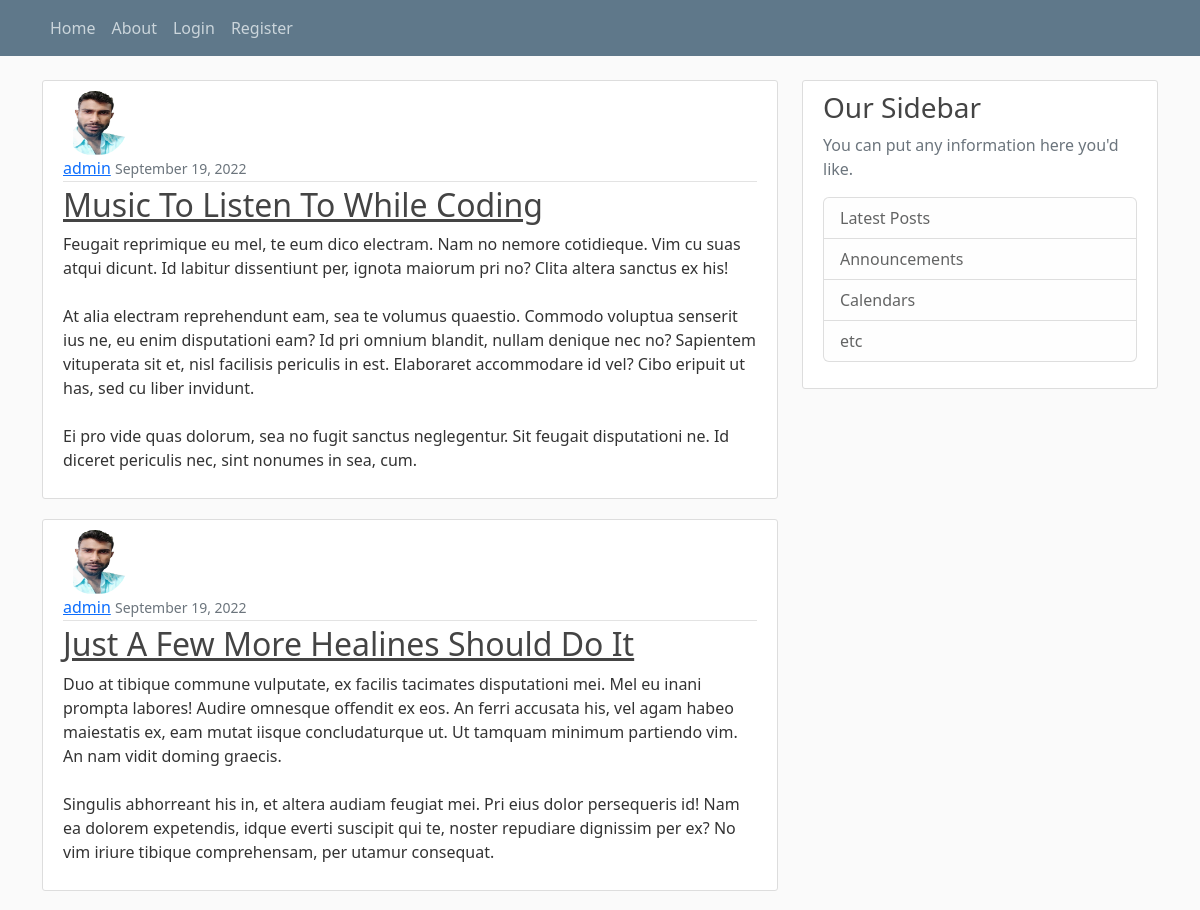
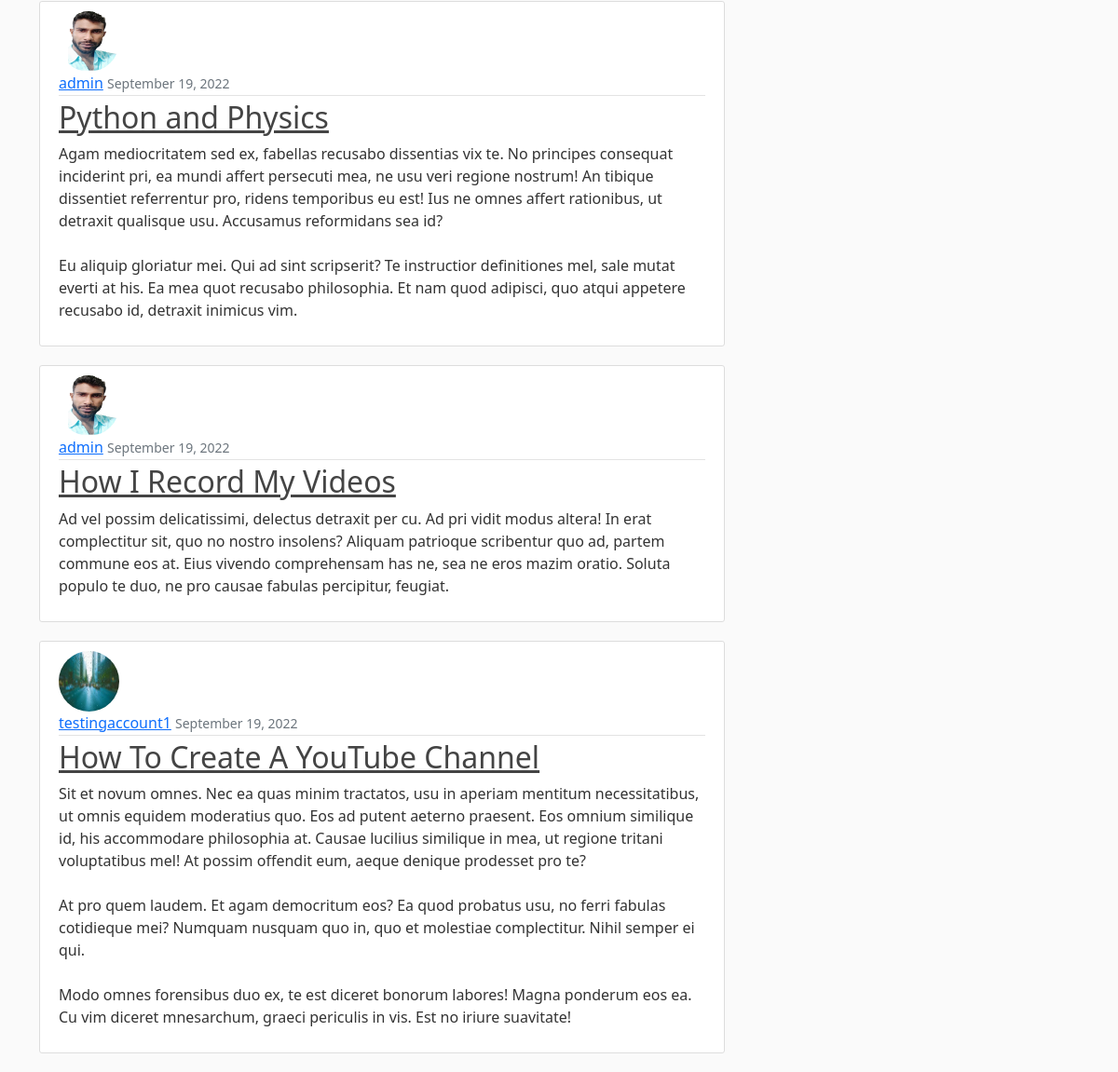
The page / on the database its author committed (2 pictures, top to bottom).
### blog/models.py (models this page shows, shortened)
class Post(models.Model):
    title = models.CharField(max_length=100)
    content = models.TextField()
    posted_date = models.DateTimeField(default=timezone.now)
    author = models.ForeignKey(User, on_delete=models.CASCADE)

### users/models.py (models this page shows, shortened)
class Profile(models.Model):
    user = models.OneToOneField(User, on_delete=models.CASCADE)
    image = models.ImageField(default='default.jpg', upload_to = 'profile_pics')

### blog/views.py (the view)
# urls.py: path('', PostListView.as_view(), name='blog-home'),
class PostListView(ListView):
    model = Post
    template_name = 'blog/home.html' # <app>/<model>_<viewtype>.html (this will search default for template)
    context_object_name = 'posts'
    ordering = ['-posted_date']
    paginate_by = 5

### blog/templates/blog/home.html
{% extends 'blog/base.html' %}
{% block content %}
    {% for post in posts %}
        <article class="media content-section">
        <img class="rounded-circle article-img" src="{{ post.author.profile.image.url }}">
           <div class="media-body">
            <div class="article-metadata">
                <a class="mr-2" href="#">{{ post.author }}</a>
                <small class="text-muted">{{ post.posted_date|date:"F d, Y" }}</small>
            </div>
            <h2><a class="article-title" href="{% url 'post-detail' post.id %}">{{ post.title }}</a></h2>
            <p class="article-content">{{ post.content }}</p>
            </div>
        </article>
    {% endfor %}
{% endblock content %}

### blog/static/blog/main.css (style rules this page uses)
body { background: #fafafa; color: #333333; margin-top: 5rem; }
h1, h2, h3, h4, h5, h6 { color: #444444; }
.content-section { background: #ffffff; padding: 10px 20px; border: 1px solid #dddddd; border-radius: 3px; margin-bottom: 20px; }
.article-title { color: #444444; }
.article-content { white-space: pre-line; }
.article-img { height: 65px; width: 65px; margin-right: 16px; }
.article-metadata { padding-bottom: 1px; margin-bottom: 4px; border-bottom: 1px solid #e3e3e3 }

### rows shown on the page
Post: author.profile.image (picture), author "admin", posted_date "September 19, 2022", title "Music To Listen To While Coding", content "Feugait reprimique eu mel, te eum dico electram. Nam no nemore cotidieque. Vim cu suas atqui dicunt. Id labitur dissentiunt per, ignota maiorum pri no? Clita altera sanctus ex his! At alia electram reprehendunt eam, sea te volumus quaestio. Commodo voluptua senserit ius ne, eu enim disputationi eam? Id pri omnium blandit, nullam denique nec no? Sapientem vituperata sit et, nisl facilisis periculis in est. Elaboraret accommodare id vel? Cibo eripuit ut has, sed cu liber invidunt. Ei pro vide quas dolorum, sea no fugit sanctus neglegentur. Sit feugait disputationi ne. Id diceret periculis nec, sint nonumes in sea, cum."
Post: author.profile.image (picture), author "admin", posted_date "September 19, 2022", title "Just A Few More Healines Should Do It", content "Duo at tibique commune vulputate, ex facilis tacimates disputationi mei. Mel eu inani prompta labores! Audire omnesque offendit ex eos. An ferri accusata his, vel agam habeo maiestatis ex, eam mutat iisque concludaturque ut. Ut tamquam minimum partiendo vim. An nam vidit doming graecis. Singulis abhorreant his in, et altera audiam feugiat mei. Pri eius dolor persequeris id! Nam ea dolorem expetendis, idque everti suscipit qui te, noster repudiare dignissim per ex? No vim iriure tibique comprehensam, per utamur consequat."
Post: author.profile.image (picture), author "admin", posted_date "September 19, 2022", title "Python and Physics", content "Agam mediocritatem sed ex, fabellas recusabo dissentias vix te. No principes consequat inciderint pri, ea mundi affert persecuti mea, ne usu veri regione nostrum! An tibique dissentiet referrentur pro, ridens temporibus eu est! Ius ne omnes affert rationibus, ut detraxit qualisque usu. Accusamus reformidans sea id? Eu aliquip gloriatur mei. Qui ad sint scripserit? Te instructior definitiones mel, sale mutat everti at his. Ea mea quot recusabo philosophia. Et nam quod adipisci, quo atqui appetere recusabo id, detraxit inimicus vim."
Post: author.profile.image (picture), author "admin", posted_date "September 19, 2022", title "How I Record My Videos", content "Ad vel possim delicatissimi, delectus detraxit per cu. Ad pri vidit modus altera! In erat complectitur sit, quo no nostro insolens? Aliquam patrioque scribentur quo ad, partem commune eos at. Eius vivendo comprehensam has ne, sea ne eros mazim oratio. Soluta populo te duo, ne pro causae fabulas percipitur, feugiat."
Post: author.profile.image (picture), author "testingaccount1", posted_date "September 19, 2022", title "How To Create A YouTube Channel", content "Sit et novum omnes. Nec ea quas minim tractatos, usu in aperiam mentitum necessitatibus, ut omnis equidem moderatius quo. Eos ad putent aeterno praesent. Eos omnium similique id, his accommodare philosophia at. Causae lucilius similique in mea, ut regione tritani voluptatibus mel! At possim offendit eum, aeque denique prodesset pro te? At pro quem laudem. Et agam democritum eos? Ea quod probatus usu, no ferri fabulas cotidieque mei? Numquam nusquam quo in, quo et molestiae complectitur. Nihil semper ei qui. Modo omnes forensibus duo ex, te est diceret bonorum labores! Magna ponderum eos ea. Cu vim diceret mnesarchum, graeci periculis in vis. Est no iriure suavitate!"
